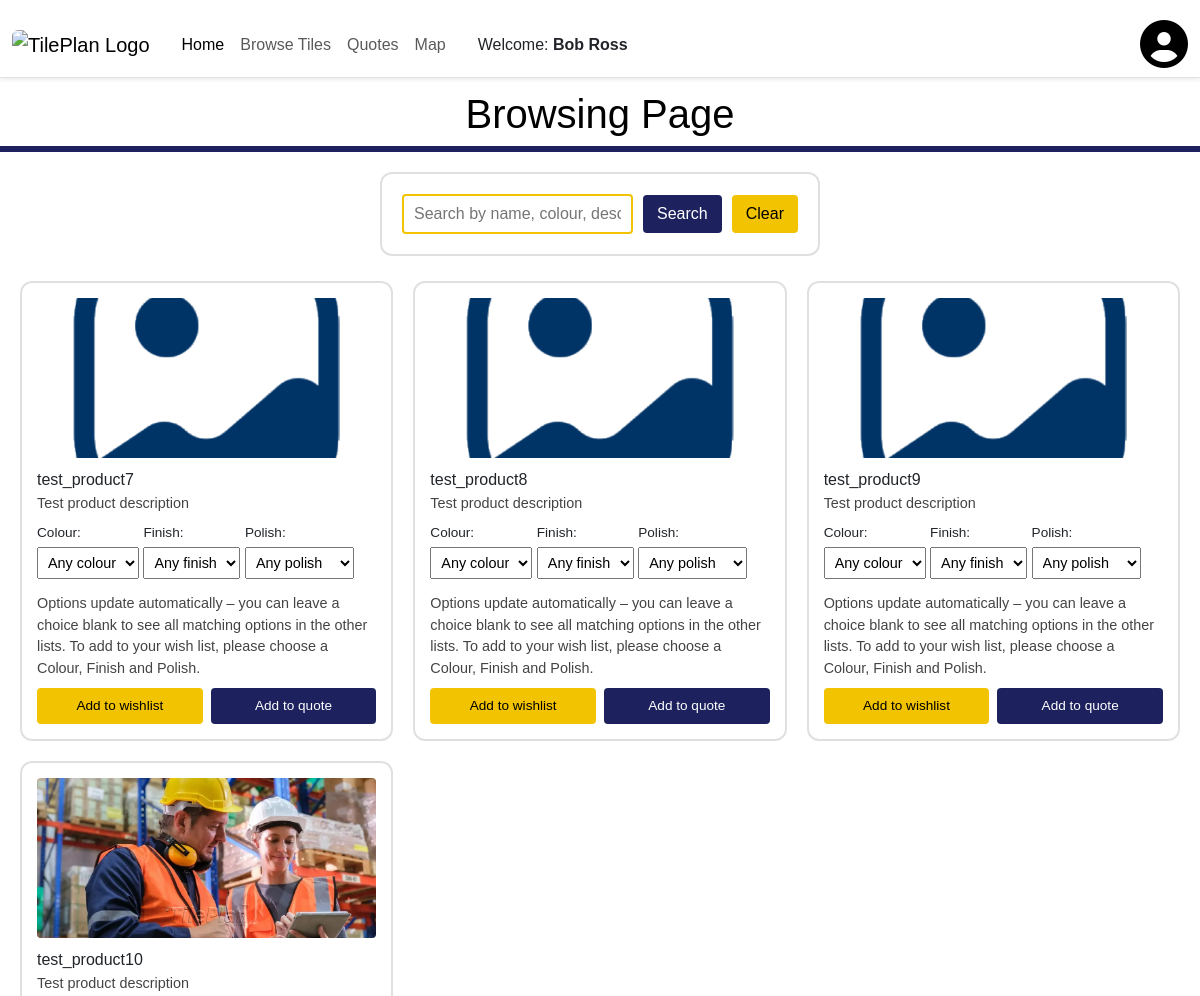
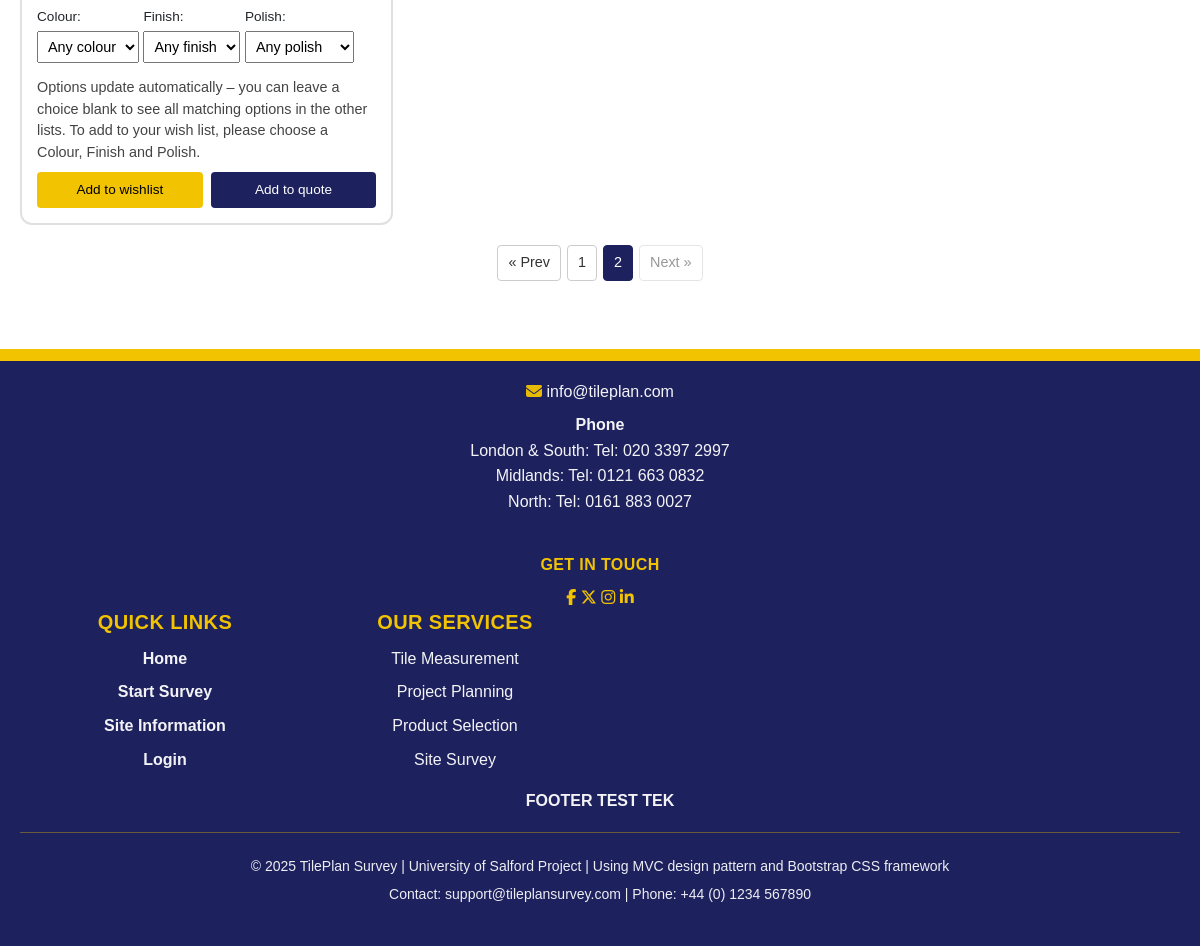
Screenshot of /browse.php?page=2 (signed in) with the database file from the repository (2 pictures, top to bottom).
### tables this page shows
CREATE TABLE "products" (
                              id               INTEGER PRIMARY KEY AUTOINCREMENT,
                              sku              TEXT UNIQUE,
                              name             TEXT NOT NULL,
                              category         TEXT NOT NULL CHECK (category IN ('tile','trim','consumable','delivery','labour','other')),
                              description      TEXT NOT NULL DEFAULT 'Lorem ipsum dolor sit amet, consectetur adipiscing elit.',
                              thumbnail_url    TEXT,
                              colour           TEXT,
                              unit             TEXT NOT NULL DEFAULT 'unit',
                              price_per_unit   NUMERIC NOT NULL DEFAULT 0.00,
                              tile_length_mm   INTEGER,
                              tile_width_mm    INTEGER,
                              is_active        INTEGER NOT NULL DEFAULT 1 CHECK (is_active IN (0,1)),
                              created_at       TEXT NOT NULL DEFAULT (CURRENT_TIMESTAMP),
                              updated_at       TEXT NOT NULL DEFAULT (CURRENT_TIMESTAMP),
                              product_type     TEXT,
                              short_description TEXT
);

### browse.php (called while the page is built, shortened)
<?php
$view = new stdClass();
$view->username = null;
$view->isLogged = Authentication::isLoggedIn();
if ($view->isLogged) {
    $view->username = Authentication::full_name();
}
$view->flashMessage = $_SESSION['flash_message'] ?? null;
$view->flashType    = $_SESSION['flash_type'] ?? 'success';
$dbPath = __DIR__ . '/database.sqlite';
try {
    $pdo = new PDO('sqlite:' . $dbPath);
    $pdo->setAttribute(PDO::ATTR_ERRMODE, PDO::ERRMODE_EXCEPTION);
} catch (PDOException $e) {
    die('DB connection failed: ' . htmlspecialchars($e->getMessage()));
}
$searchTerm = isset($_GET['q']) ? trim($_GET['q']) : '';
$view->searchTerm = $searchTerm;
$itemsPerPage = 9;
$page = isset($_GET['page']) ? max(1, (int)$_GET['page']) : 1;
$offset = ($page - 1) * $itemsPerPage;
if ($searchTerm !== '') {
    $countSql = "
        SELECT COUNT(*)
        FROM products
        WHERE category = 'tile'
          AND is_active = 1
          AND (
              name           LIKE :term
              OR description LIKE :term
              OR colour      LIKE :term
          )
    ";
    $countStmt = $pdo->prepare($countSql);
    $countStmt->bindValue(':term', '%' . $searchTerm . '%', PDO::PARAM_STR);
    $countStmt->execute();
} else {
    $countStmt = $pdo->query("
        SELECT COUNT(*)
        FROM products
        WHERE category = 'tile'
          AND is_active = 1
    ");
}
$view->totalProducts = (int)$countStmt->fetchColumn();
$view->totalPages = max(1, (int)ceil($view->totalProducts / $itemsPerPage));
$view->page = $page;
$productSql = "
    SELECT id, name, description, thumbnail_url, colour
    FROM products
    WHERE category = 'tile'
      AND is_active = 1
";
$productSql .= "
    ORDER BY id
    LIMIT :limit OFFSET :offset
";
$productStmt = $pdo->prepare($productSql);
$productStmt->bindValue(':limit', $itemsPerPage, PDO::PARAM_INT);
$productStmt->bindValue(':offset', $offset, PDO::PARAM_INT);
$productStmt->execute();
$products = $productStmt->fetchAll(PDO::FETCH_ASSOC);
$variantsByProduct = [];
if (!empty($products)) {
    $productIds = array_column($products, 'id');
    $placeholders = implode(',', array_fill(0, count($productIds), '?'));
    $variantStmt = $pdo->prepare("
        SELECT id, product_id, colour, finish, polish, price_trade
        FROM product_variants
        WHERE product_id IN ($placeholders)
          AND is_active = 1
        ORDER BY colour, finish, polish
    ");
    foreach ($productIds as $i => $pid) {
        $variantStmt->bindValue($i + 1, $pid, PDO::PARAM_INT);
    }
    $variantStmt->execute();
    $variants = $variantStmt->fetchAll(PDO::FETCH_ASSOC);
    foreach ($variants as $variant) {
        $pid = $variant['product_id'];
        if (!isset($variantsByProduct[$pid])) {
            $variantsByProduct[$pid] = [];
        }
        $variantsByProduct[$pid][] = $variant;
    }
}
$view->tiles = [];
foreach ($products as $product) {
    $pid = $product['id'];
    $product['variants'] = $variantsByProduct[$pid] ?? [];
    $view->tiles[] = $product;
}
require_once __DIR__ . "/Views/browse.phtml";

### Views/browse.phtml (the view, shortened to what this page needs)
<!DOCTYPE html>
<html lang="en">
<?php
require("Views/template/header.phtml");
?>
<head>
    <link rel="stylesheet" href="../my-style.css">
</head>
<body>
<div id="title">
    <h1 style="text-align: center">Browsing Page</h1>
</div>
<div id="content">
    <form method="get" class="product-search">
        <div class="search-controls">
            <input type="text" name="q"
                   value="<?php echo htmlspecialchars($view->searchTerm ?? '', ENT_QUOTES); ?>"
                   placeholder="Search by name, colour, description...">
            <button type="submit">Search</button>
            <a href="browse.php" class="clear-search">Clear</a>
        </div>
    </form>
    <?php if (empty($view->tiles)): ?>
        <p>No products found.</p>
    <?php else: ?>
        <div class="product-grid">
            <?php foreach ($view->tiles as $tile): ?>
                <?php
                $img      = $tile['thumbnail_url'] ?: '\\images\\placeholder_image.png';
                $variants = $tile['variants'];
                $finishes = [];
                $polishes = [];
                foreach ($variants as $variant) {
                    if (!empty($variant['finish']) && !in_array($variant['finish'], $finishes, true)) {
                        $finishes[] = $variant['finish'];
                    }
                    if (!empty($variant['polish']) && !in_array($variant['polish'], $polishes, true)) {
                        $polishes[] = $variant['polish'];
                    }
                }
                ?>
                <div class="product-card">
                    <form method="post"
                          action="browse.php"
                          class="product-card-form"
                          data-variants="<?php echo htmlspecialchars(json_encode($variants), ENT_QUOTES); ?>">
                        <img src="<?php echo htmlspecialchars($img); ?>" alt="Product image">
                        <h3><?php echo htmlspecialchars($tile['name']); ?></h3>
                        <p><?php echo htmlspecialchars($tile['description']); ?></p>
                        <?php if (!empty($variants)): ?>
                            <div class="variant-selectors">
                                <label>
                                    <span class="variant-label">Colour:</span>
                                    <select class="variant-select variant-colour">
                                        <option value="">Any colour</option>
                                    </select>
                                </label>
                                <?php if (!empty($finishes)): ?>
                                    <label>
                                        <span class="variant-label">Finish:</span>
                                        <select class="variant-select variant-finish">
                                            <option value="">Any finish</option>
                                        </select>
                                    </label>
                                <?php endif; ?>
                                <?php if (!empty($polishes)): ?>
                                    <label>
                                        <span class="variant-label">Polish:</span>
                                        <select class="variant-select variant-polish">
                                            <option value="">Any polish</option>
                                        </select>
                                    </label>
                                <?php endif; ?>
                                <p class="variant-help">
                                    Options update automatically – you can leave a choice blank
                                    to see all matching options in the other lists. To add to your
                                    wish list, please choose a Colour, Finish and Polish.
                                </p>
                            </div>
                        <?php else: ?>
                            <p><em>No variants available</em></p>
                        <?php endif; ?>
                        <div class="product-card-buttons">
                            <button type="submit" name="add_wishlist" class="btn-wishlist">
                                Add to wishlist
                            </button>
                            <button type="button" class="btn-quote">
                                Add to quote
                            </button>
                        </div>
                    </form>
                </div>
            <?php endforeach; ?>
        </div>
        <div class="pagination">
            <?php
            $searchQueryPart = '';
            ?>
            <?php if ($view->page > 1): ?>
                <a href="?page=<?php echo $view->page - 1; ?><?php echo $searchQueryPart; ?>">&laquo; Prev</a>
            <?php else: ?>
                <span class="disabled">&laquo; Prev</span>
            <?php endif; ?>
            <?php for ($p = 1; $p <= $view->totalPages; $p++): ?>
                <?php if ($p == $view->page): ?>
                    <span class="current"><?php echo $p; ?></span>
                <?php else: ?>
                    <a href="?page=<?php echo $p; ?><?php echo $searchQueryPart; ?>">
                        <?php echo $p; ?>
                    </a>
                <?php endif; ?>
            <?php endfor; ?>
            <?php if ($view->page < $view->totalPages): ?>
                <a href="?page=<?php echo $view->page + 1; ?><?php echo $searchQueryPart; ?>">Next &raquo;</a>
            <?php else: ?>
                <span class="disabled">Next &raquo;</span>
            <?php endif; ?>
        </div>
    <?php endif; ?>
</div>
</body>
<?php require("Views/template/footer.phtml"); ?>
</html>

### Views/css/my-style.css (style rules this page uses)
body { margin: 0; font-family: Arial, sans-serif; }
#title { margin-top: 12px; background-color: #fff; color: #000; }
#content { background-color: #fff; border-top: solid 6px #1b75bc; }
#content { background-color: #fff; border-top: solid 6px #1D215E; padding: 20px; min-height: 400px; }
.product-grid { display: grid; grid-template-columns: repeat(3, minmax(0, 1fr)); gap: 20px; }
.product-card img { width: 100%; height: 160px; object-fit: cover; border-radius: 4px; margin-bottom: 8px; background-color: #f5f5f5; }
.product-card h3 { margin: 4px 0; font-size: 1rem; }
.product-card p { margin: 4px 0 8px; font-size: 0.9rem; color: #444; }
.variant-label { display: block; font-size: 0.85rem; margin-bottom: 4px; }
.variant-select { width: 100%; padding: 6px; font-size: 0.9rem; margin-bottom: 10px; }
.product-card-buttons { margin-top: auto; display: flex; gap: 8px; }
.product-card-buttons button { flex: 1; padding: 8px; font-size: 0.85rem; border-radius: 4px; border: none; cursor: pointer; }
.btn-wishlist { background-color: #f2c300; color: #000; }
.btn-quote { background-color: #1D215E; color: #fff; }
.pagination { margin-top: 20px; display: flex; gap: 6px; justify-content: center; font-size: 0.9rem; }
.pagination a, .pagination span { padding: 6px 10px; border-radius: 4px; border: 1px solid #ccc; text-decoration: none; color: #333; background-color: #fff; }
.pagination .current { background-color: #1D215E; color: #fff; border-color: #1D215E; }
.pagination .disabled { opacity: 0.5; pointer-events: none; }
.product-card { border: 1px solid #ddd; border-radius: 6px; padding: 10px; background-color: #fff; display: flex; flex-direction: column; }
.product-card { border: 2px solid #e0e0e0 !important; border-radius: 12px !important; padding: 15px; background-color: #fff; }
.product-search { display: flex; justify-content: center; align-items: center; gap: 10px; margin-bottom: 25px; width: 100%; text-align: center; }
.product-search input[type="text"] { border: 2px solid #f2c300; padding: 6px 10px; border-radius: 4px; outline: none; }
.product-search input[type="text"] { border: 2px solid #f2c300 !important; padding: 6px 10px; border-radius: 4px; outline: none; }
.product-search button[type="submit"] { background-color: #1D215E !important; color: white !important; padding: 7px 14px; border: none; border-radius: 4px; cursor: pointer; transition: background-color 0.2s ease; }
.product-search { margin-bottom: 25px; }
.product-search .clear-search { display: inline-block; background-color: #f2c300 !important; color: #000 !important; padding: 7px 14px; border-radius: 4px; text-decoration: none !important; margin-left: 10px; font-weight: 500; cursor: pointer; transition: background-color 0.2s ease; }
.search-controls { display: flex; align-items: center; gap: 10px; }
.product-search { flex-direction: column; gap: 6px; }
.product-search .clear-search { display: inline-block; background-color: #f2c300 !important; color: #000 !important; padding: 7px 14px; border-radius: 4px; text-decoration: none !important; margin-left: 0; font-weight: 500; cursor: pointer; transition: background-color 0.2s ease; }
.product-search { background: #FFFFFF; padding: 20px; border-radius: 12px; border: 2px solid #e0e0e0; width: fit-content; margin: 0 auto 25px auto; display: flex; justify-content: center; }

### rows the page displays
products: name "test_product7", description "Test product description"
products: name "test_product8", description "Test product description"
products: name "test_product9", description "Test product description"
products: thumbnail_url (picture), name "test_product10", description "Test product description"

### other values shown
Authentication::full_name() "Bob Ross"
